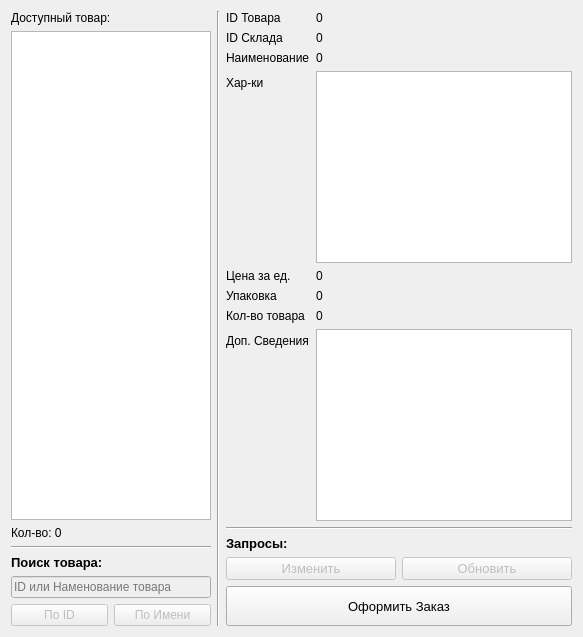
      <widget class="QWidget" name="page_1_products">
       <layout class="QHBoxLayout" name="horizontalLayout_3">
        <item>
         <layout class="QVBoxLayout" name="verticalLayout_2" stretch="0,0,0,0,0,0,0">
          <property name="sizeConstraint">
           <enum>QLayout::SetFixedSize</enum>
          </property>
          <item>
           <widget class="QLabel" name="label">
            <property name="text">
             <string>Доступный товар:</string>
            </property>
           </widget>
          </item>
          <item>
           <widget class="QListView" name="_1_listView_avail">
            <property name="sizePolicy">
             <sizepolicy hsizetype="Fixed" vsizetype="Expanding">
              <horstretch>0</horstretch>
              <verstretch>0</verstretch>
             </sizepolicy>
            </property>
            <property name="minimumSize">
             <size>
              <width>0</width>
              <height>0</height>
             </size>
            </property>
            <property name="maximumSize">
             <size>
              <width>200</width>
              <height>16777215</height>
             </size>
            </property>
           </widget>
          </item>
          <item>
           <widget class="QLabel" name="_1_label_count">
            <property name="text">
             <string>Кол-во: 0</string>
            </property>
           </widget>
          </item>
          <item>
           <widget class="Line" name="line_3">
            <property name="orientation">
             <enum>Qt::Horizontal</enum>
            </property>
           </widget>
          </item>
          <item>
           <widget class="QLabel" name="label_22">
            <property name="font">
             <font>
              <pointsize>10</pointsize>
              <weight>75</weight>
              <bold>true</bold>
             </font>
            </property>
            <property name="text">
             <string>Поиск товара:</string>
            </property>
           </widget>
          </item>
          <item>
           <widget class="QLineEdit" name="_1_lineEdit_search">
            <property name="enabled">
             <bool>false</bool>
            </property>
            <property name="sizePolicy">
             <sizepolicy hsizetype="Fixed" vsizetype="Fixed">
              <horstretch>0</horstretch>
              <verstretch>0</verstretch>
             </sizepolicy>
            </property>
            <property name="minimumSize">
             <size>
              <width>200</width>
              <height>0</height>
             </size>
            </property>
            <property name="maximumSize">
             <size>
              <width>200</width>
              <height>16777215</height>
             </size>
            </property>
            <property name="placeholderText">
             <string>ID или Наменование товара</string>
            </property>
           </widget>
          </item>
          <item>
           <layout class="QHBoxLayout" name="horizontalLayout_7">
            <item>
             <widget class="QPushButton" name="_1_pushButton_search_id">
              <property name="enabled">
               <bool>false</bool>
              </property>
              <property name="text">
               <string>По ID</string>
              </property>
             </widget>
            </item>
            <item>
             <widget class="QPushButton" name="_1_pushButton_search_name">
              <property name="enabled">
               <bool>false</bool>
              </property>
              <property name="text">
               <string>По Имени</string>
              </property>
             </widget>
            </item>
           </layout>
          </item>
         </layout>
        </item>
        <item>
         <widget class="Line" name="line_11">
          <property name="orientation">
           <enum>Qt::Vertical</enum>
          </property>
         </widget>
        </item>
        <item>
         <layout class="QVBoxLayout" name="verticalLayout_3">
          <item>
           <layout class="QFormLayout" name="formLayout">
            <item row="0" column="0">
             <widget class="QLabel" name="label_4">
              <property name="text">
               <string>ID Товара</string>
              </property>
             </widget>
            </item>
            <item row="0" column="1">
             <widget class="QLabel" name="_1_label_id_product">
              <property name="text">
               <string>0</string>
              </property>
             </widget>
            </item>
            <item row="1" column="0">
             <widget class="QLabel" name="label_23">
              <property name="text">
               <string>ID Склада</string>
              </property>
             </widget>
            </item>
            <item row="2" column="0">
             <widget class="QLabel" name="label_6">
              <property name="text">
               <string>Наименование</string>
              </property>
             </widget>
            </item>
            <item row="3" column="0">
             <widget class="QLabel" name="label_7">
              <property name="text">
               <string>Хар-ки</string>
              </property>
             </widget>
            </item>
            <item row="3" column="1">
             <widget class="QPlainTextEdit" name="_1_plainTextEdit_specs">
              <property name="minimumSize">
               <size>
                <width>0</width>
                <height>40</height>
               </size>
              </property>
              <property name="readOnly">
               <bool>true</bool>
              </property>
             </widget>
            </item>
            <item row="4" column="0">
             <widget class="QLabel" name="label_8">
              <property name="text">
               <string>Цена за ед.</string>
              </property>
             </widget>
            </item>
            <item row="5" column="0">
             <widget class="QLabel" name="label_9">
              <property name="text">
               <string>Упаковка</string>
              </property>
             </widget>
            </item>
            <item row="6" column="0">
             <widget class="QLabel" name="label_10">
              <property name="text">
               <string>Кол-во товара</string>
              </property>
             </widget>
            </item>
            <item row="7" column="0">
             <widget class="QLabel" name="label_11">
              <property name="text">
               <string>Доп. Сведения</string>
              </property>
             </widget>
            </item>
            <item row="7" column="1">
             <widget class="QPlainTextEdit" name="_1_plainTextEdit_addon">
              <property name="readOnly">
               <bool>true</bool>
              </property>
             </widget>
            </item>
            <item row="1" column="1">
             <widget class="QLabel" name="_1_label_id_warehouse">
              <property name="text">
               <string>0</string>
              </property>
             </widget>
            </item>
            <item row="6" column="1">
             <widget class="QLabel" name="_1_label_product_count">
              <property name="text">
               <string>0</string>
              </property>
             </widget>
            </item>
            <item row="4" column="1">
             <widget class="QLabel" name="_1_label_price">
              <property name="text">
               <string>0</string>
              </property>
             </widget>
            </item>
            <item row="5" column="1">
             <widget class="QLabel" name="_1_label_packaging">
              <property name="text">
               <string>0</string>
              </property>
             </widget>
            </item>
            <item row="2" column="1">
             <widget class="QLabel" name="_1_label_name">
              <property name="text">
               <string>0</string>
              </property>
             </widget>
            </item>
           </layout>
          </item>
          <item>
           <widget class="Line" name="line_2">
            <property name="orientation">
             <enum>Qt::Horizontal</enum>
            </property>
           </widget>
          </item>
          <item>
           <widget class="QLabel" name="label_3">
            <property name="font">
             <font>
              <pointsize>10</pointsize>
              <weight>75</weight>
              <bold>true</bold>
             </font>
            </property>
            <property name="text">
             <string>Запросы:</string>
            </property>
           </widget>
          </item>
          <item>
           <layout class="QHBoxLayout" name="horizontalLayout_2">
            <item>
             <widget class="QPushButton" name="_1_pushButton_change">
              <property name="enabled">
               <bool>false</bool>
              </property>
              <property name="font">
               <font>
                <pointsize>10</pointsize>
               </font>
              </property>
              <property name="text">
               <string>Изменить</string>
              </property>
              <property name="icon">
               <iconset>
                <normaloff>../../../.designer/backup/imgs/megaphone.png</normaloff>../../../.designer/backup/imgs/megaphone.png</iconset>
              </property>
             </widget>
            </item>
            <item>
             <widget class="QPushButton" name="_1_pushButton_update">
              <property name="enabled">
               <bool>false</bool>
              </property>
              <property name="font">
               <font>
                <pointsize>10</pointsize>
               </font>
              </property>
              <property name="text">
               <string>Обновить</string>
              </property>
              <property name="icon">
               <iconset>
                <normaloff>../../../.designer/backup/imgs/certification.png</normaloff>../../../.designer/backup/imgs/certification.png</iconset>
              </property>
             </widget>
            </item>
           </layout>
          </item>
          <item>
           <widget class="QPushButton" name="_1_pushButton_new_order">
            <property name="minimumSize">
             <size>
              <width>0</width>
              <height>40</height>
             </size>
            </property>
            <property name="font">
             <font>
              <pointsize>10</pointsize>
             </font>
            </property>
            <property name="text">
             <string>Оформить Заказ</string>
            </property>
            <property name="icon">
             <iconset>
              <normaloff>../../../.designer/backup/imgs/exchange.png</normaloff>../../../.designer/backup/imgs/exchange.png</iconset>
            </property>
            <property name="iconSize">
             <size>
              <width>24</width>
              <height>24</height>
             </size>
            </property>
           </widget>
          </item>
         </layout>
        </item>
       </layout>
      </widget>
